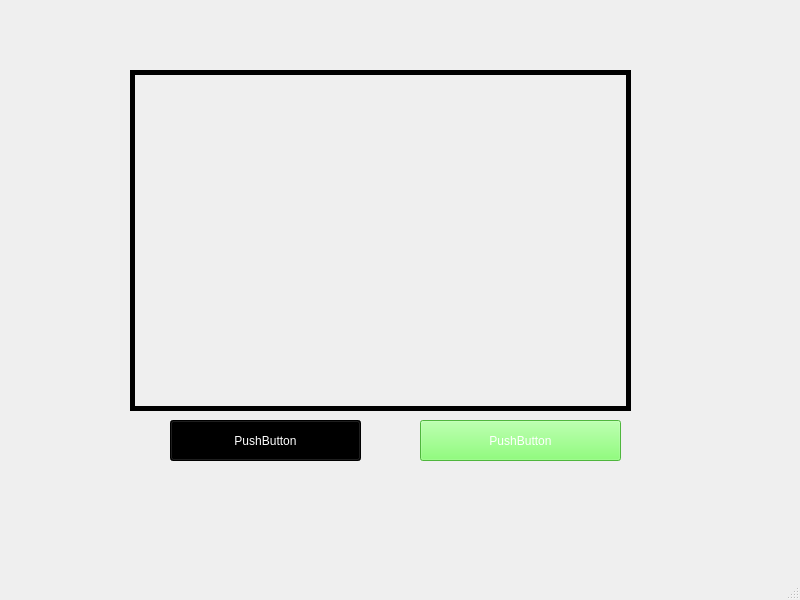
<?xml version="1.0" encoding="UTF-8"?>
<ui version="4.0">
 <class>MainWindow</class>
 <widget class="QMainWindow" name="MainWindow">
  <property name="geometry">
   <rect>
    <x>0</x>
    <y>0</y>
    <width>800</width>
    <height>600</height>
   </rect>
  </property>
  <property name="windowTitle">
   <string>Pictures</string>
  </property>
  <property name="windowIcon">
   <iconset resource="res.qrc">
    <normaloff>:/mail_gmail_22737.ico</normaloff>:/mail_gmail_22737.ico</iconset>
  </property>
  <widget class="QWidget" name="centralwidget">
   <widget class="QPushButton" name="prev_btn">
    <property name="geometry">
     <rect>
      <x>170</x>
      <y>420</y>
      <width>191</width>
      <height>41</height>
     </rect>
    </property>
    <property name="autoFillBackground">
     <bool>false</bool>
    </property>
    <property name="styleSheet">
     <string notr="true">background-color: rgb(0, 0, 0);
color: rgb(255, 255, 255);</string>
    </property>
    <property name="text">
     <string>PushButton</string>
    </property>
   </widget>
   <widget class="QPushButton" name="next_btn">
    <property name="geometry">
     <rect>
      <x>420</x>
      <y>420</y>
      <width>201</width>
      <height>41</height>
     </rect>
    </property>
    <property name="styleSheet">
     <string notr="true">background-color: rgb(110, 255, 85);
color: rgb(255, 255, 255);</string>
    </property>
    <property name="text">
     <string>PushButton</string>
    </property>
   </widget>
   <widget class="QLabel" name="image_label">
    <property name="geometry">
     <rect>
      <x>130</x>
      <y>70</y>
      <width>501</width>
      <height>341</height>
     </rect>
    </property>
    <property name="styleSheet">
     <string notr="true">border: 5px solid black;</string>
    </property>
    <property name="text">
     <string/>
    </property>
    <property name="alignment">
     <set>Qt::AlignCenter</set>
    </property>
   </widget>
  </widget>
  <widget class="QMenuBar" name="menubar">
   <property name="geometry">
    <rect>
     <x>0</x>
     <y>0</y>
     <width>800</width>
     <height>21</height>
    </rect>
   </property>
  </widget>
  <widget class="QStatusBar" name="statusbar"/>
 </widget>
 <resources>
  <include location="res.qrc"/>
 </resources>
 <connections/>
</ui>
